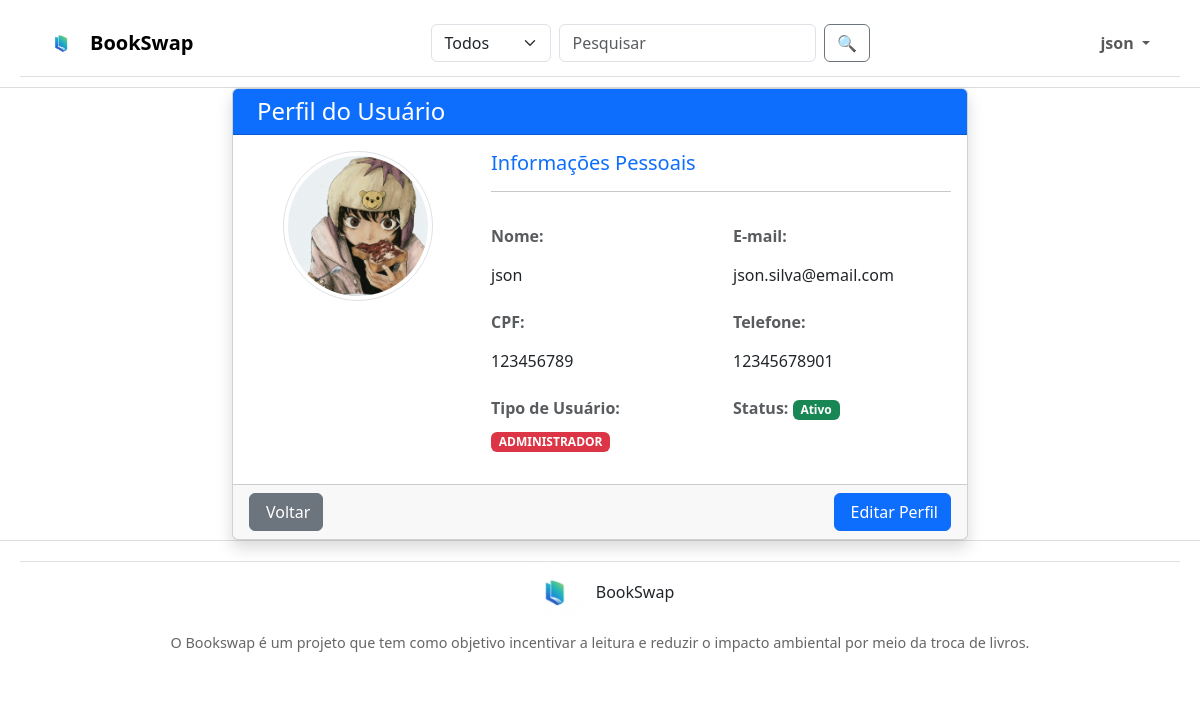
/app/controller/PerfilController.php?action=perfilPage (signed in), run on the app's committed database.
### tables this page shows
CREATE TABLE `usuarios` (
  `id` int NOT NULL AUTO_INCREMENT,
  `nome` varchar(45) NOT NULL,
  `email` varchar(255) NOT NULL,
  `senha` varchar(255) NOT NULL,
  `telefone` varchar(15) DEFAULT NULL,
  `cpf` varchar(14) NOT NULL,
  `tipo` enum('USUARIO','ADMINISTRADOR') NOT NULL,
  `status` enum('ativo','inativo') NOT NULL,
  `foto_de_perfil` varchar(255) DEFAULT NULL,
  PRIMARY KEY (`id`)
);

### app/controller/PerfilController.php (called while the page is built, shortened)
<?php
require_once(__DIR__ . "/Controller.php");
require_once(__DIR__ . "/../dao/UsuarioDAO.php");
require_once(__DIR__ . "/../model/Usuario.php");
class PerfilController extends Controller {
    private UsuarioDAO $usuarioDao;
    public function __construct() {
        $this->usuarioDao = new UsuarioDAO();
        $this->handleAction();
    }
    protected function procurarUsuarioId(){
        $idUsuarioLogado = $this->getIdUsuarioLogado();
        $usuario = $this->usuarioDao->findById($idUsuarioLogado);
        return $usuario;
    }
    protected function perfilPage() {
       $dados['usuario'] = $this->procurarUsuarioId();
        $this->loadView("perfil/perfil.php", $dados);
    }
}
new PerfilController();

### app/model/Usuario.php (called while the page is built, shortened)
<?php
class Usuario implements JsonSerializable {
    private ?string $nome;
    private ?string $email;
    private ?string $tipo;
    private ?string $status;
    private ?string $telefone;
    private ?string $cpf;
    private ?string $fotoDePerfil;
    public function getNome(): ?string
    {
        return $this->nome;
    }
    public function setNome(?string $nome): self
    {
        $this->nome = $nome;
        return $this;
    }
    public function getEmail(): ?string
    {
        return $this->email;
    }
    public function setEmail(?string $email): self
    {
        $this->email = $email;
        return $this;
    }
    public function getTipo(): ?string
    {
        return $this->tipo;
    }
    public function setTipo(?string $tipo): self
    {
        $this->tipo = $tipo;
        return $this;
    }
    public function getStatus(): ?string
    {
        return $this->status;
    }
    public function setStatus(?string $status): self
    {
        $this->status = $status;
        return $this;
    }
    public function getTelefone(): ?string
    {
        return $this->telefone;
    }
    public function setTelefone(?string $telefone): self
    {
        $this->telefone = $telefone;
        return $this;
    }
    public function getCpf(): ?string
    {
        return $this->cpf;
    }
    public function setCpf(?string $cpf): self
    {
        $this->cpf = $cpf;
        return $this;
    }
    public function getFotoDePerfil(): ?string
    {
        return $this->fotoDePerfil;
    }
    public function setFotoDePerfil(?string $fotoDePerfil): self
    {
        $this->fotoDePerfil = $fotoDePerfil;
        return $this;
    }
}

### app/dao/UsuarioDAO.php (called while the page is built, shortened)
<?php
include_once(__DIR__ . "/../connection/Connection.php");
include_once(__DIR__ . "/../model/Usuario.php");
class UsuarioDAO {
    private $conn;
    public function __construct(){
        $this->conn = Connection::getConn();
    }
    public function findById(int $id) {
        $sql = "SELECT * FROM usuarios u" .
               " WHERE u.id = ?";
        $stm = $this->conn->prepare($sql);
        $stm->execute([$id]);
        $result = $stm->fetchAll();
        $usuarios = $this->mapUsuarios($result);
        if(count($usuarios) == 1)
            return $usuarios[0];
        elseif(count($usuarios) == 0)
            return null;
        die("UsuarioDAO.findById()" .
            " - Erro: mais de um usuário encontrado.");
    }
    private function mapUsuarios($result):array {
        $usuarios = array();
        foreach ($result as $reg) {
            $usuario = new Usuario();
            $usuario->setId($reg['id']);
            $usuario->setNome($reg['nome']);
            $usuario->setEmail($reg['email']);
            $usuario->setTelefone($reg['telefone']);
            $usuario->setCpf($reg['cpf']);
            $usuario->setSenha($reg['senha']);
            $usuario->setTipo($reg['tipo']);
            $usuario->setStatus($reg['status']);
            $usuario->setFotoDePerfil($reg['foto_de_perfil']);
            array_push($usuarios, $usuario);
        }
        return $usuarios;
    }
}

### app/connection/Connection.php (called while the page is built, shortened)
<?php
class Connection {
    public static function getConn() {
        $conn = new Connection();
        return $conn->getConnection();
    }
    public function getConnection() {
        $str_conn = "mysql:host=". DB_HOST .";dbname=". DB_NAME;
        $options = array(
            PDO::MYSQL_ATTR_INIT_COMMAND => "SET NAMES utf8",
            PDO::ATTR_ERRMODE => PDO::ERRMODE_EXCEPTION);
        try{
            $conn = new PDO($str_conn, DB_USER, DB_PASSWORD, $options);
            return $conn;
        } catch (PDOException $e) {
            echo "Falha ao conectar na base de dados: " . $e->getMessage();
        }
    }
}

### app/view/perfil/perfil.php (the view, shortened to what this page needs)
<?php
require_once(__DIR__ . "/../include/header.php");
require_once(__DIR__ . "/../include/menu.php");
?>
<div class="container">
    <div class="row justify-content-center">
        <div class="col-md-8">
            <div class="card shadow">
                <div class="card-header bg-primary text-white">
                    <div class="d-flex justify-content-between align-items-center">
                        <h4 class="mb-0">
                            <i class="fas fa-user me-2"></i>Perfil do Usuário
                        </h4>
                    </div>
                </div>
                <div class="card-body">
                    <div class="row">
                        <div class="col-md-4 text-center mb-3">
                            <div class="position-relative">
                                <img src="<?= !empty($dados['usuario']->getFotoDePerfil()) ? BASEURL_ARQUIVOS . '/' . $dados['usuario']->getFotoDePerfil() : BASEURL_ARQUIVOS . '/basePfp.jpeg' ?>"
                                     alt="Foto de Perfil"
                                     class="rounded-circle img-thumbnail"
                                     style="width: 150px; height: 150px; object-fit: cover;">
                            </div>
                        </div>
                        <div class="col-md-8">
                            <div class="row">
                                <div class="col-12 mb-3">
                                    <h5 class="text-primary">Informações Pessoais</h5>
                                    <hr>
                                </div>
                                <div class="col-md-6 mb-3">
                                    <label class="form-label fw-bold text-muted">Nome:</label>
                                    <p class="form-control-plaintext"><?= htmlspecialchars($dados['usuario']->getNome()) ?></p>
                                </div>
                                <div class="col-md-6 mb-3">
                                    <label class="form-label fw-bold text-muted">E-mail:</label>
                                    <p class="form-control-plaintext"><?= htmlspecialchars($dados['usuario']->getEmail()) ?></p>
                                </div>
                                <div class="col-md-6 mb-3">
                                    <label class="form-label fw-bold text-muted">CPF:</label>
                                    <p class="form-control-plaintext"><?= htmlspecialchars($dados['usuario']->getCpf()) ?></p>
                                </div>
                                <div class="col-md-6 mb-3">
                                    <label class="form-label fw-bold text-muted">Telefone:</label>
                                    <p class="form-control-plaintext">
                                        <?= !empty($dados['usuario']->getTelefone()) ? htmlspecialchars($dados['usuario']->getTelefone()) : 'Não informado' ?>
                                    </p>
                                </div>
                                <div class="col-md-6 mb-3">
                                    <label class="form-label fw-bold text-muted">Tipo de Usuário:</label>
                                    <span class="badge bg-<?= $dados['usuario']->getTipo() === 'ADMINISTRADOR' ? 'danger' : 'success' ?>">
                                        <?= $dados['usuario']->getTipo() ?>
                                    </span>
                                </div>
                                <div class="col-md-6 mb-3">
                                    <label class="form-label fw-bold text-muted">Status:</label>
                                    <span class="badge bg-<?= $dados['usuario']->getStatus() === 'ativo' ? 'success' : 'secondary' ?>">
                                        <?= ucfirst($dados['usuario']->getStatus()) ?>
                                    </span>
                                </div>
                            </div>
                        </div>
                    </div>
                </div>
                <div class="card-footer">
                    <div class="d-flex justify-content-between">
                        <a href="<?= BASEURL . '/controller/MeusLivrosController.php?action=meusLivrosPage' ?>"
                           class="btn btn-secondary">
                            <i class="fas fa-arrow-left me-1"></i>Voltar
                        </a>
                        <a href="<?= BASEURL . '/controller/PerfilController.php?action=editarPerfilPage' ?>"
                           class="btn btn-primary">
                            <i class="fas fa-edit me-1"></i>Editar Perfil
                        </a>
                    </div>
                </div>
            </div>
        </div>
    </div>
</div>
<?php
require_once(__DIR__ . "/../include/footer.php");
?>

### data on the page
usuarios: nome "json", email "json.silva@email.com", cpf "123456789", telefone "12345678901", tipo "ADMINISTRADOR", status "Ativo"

### other printed values
$nome "json"
